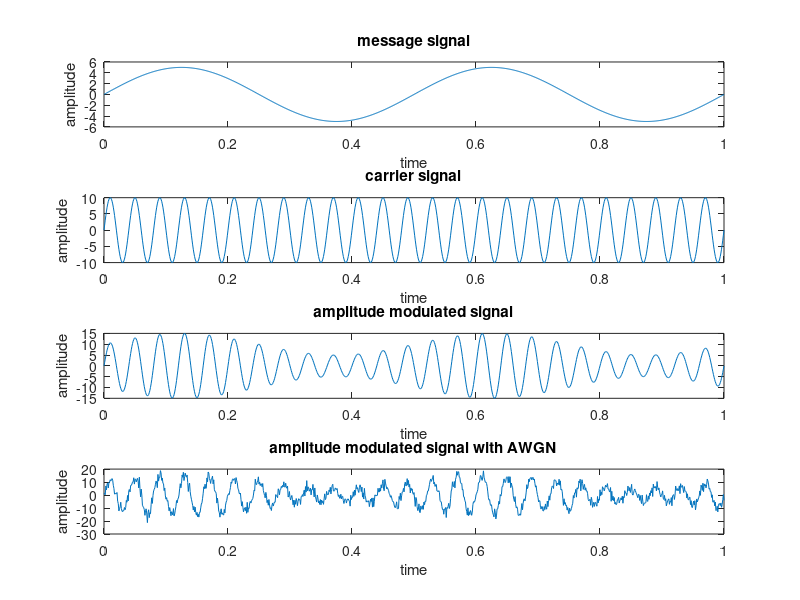

Recreate this plot in MATLAB.
clc;
clear;
t=0:0.001:1;
vm=5;
vc=10;
fm=2;
fc=25;
m=vm*sin(2*pi*fm*t);
c=vc*sin(2*pi*fc*t);
amp=vc+vm*sin(2*pi*fm*t);
am=amp.*sin(2*pi*fc*t);
y=awgn(am,10,'measured');
subplot(4,1,1);
plot(t,m);
xlabel('time');
ylabel('amplitude');
title('message signal');
subplot(4,1,2);
plot(t,c);
xlabel('time');
ylabel('amplitude');
title('carrier signal');
subplot(4,1,3);
plot(t,am);
xlabel('time');
ylabel('amplitude');
title('amplitude modulated signal');
subplot(4,1,4);
plot(t,y);
xlabel('time');
ylabel('amplitude');
title('amplitude modulated signal with AWGN');